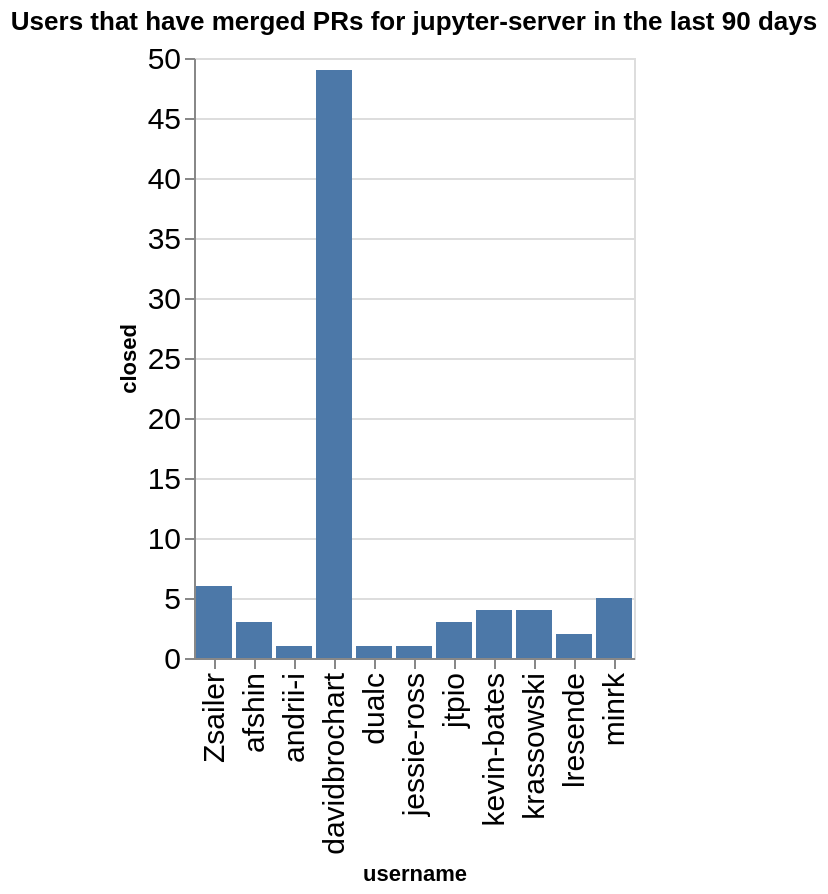

Notebook code for this chart:
### Code cell
charts = []
title = f"Users that have merged PRs for {github_org} in the last {n_days} days"
ch = alt.Chart(data=closed_by_repo.replace(np.nan, 0), title=title).mark_bar().encode(
    x='username',
    y='closed',
)
ch

### Figure 1 — Vega-Lite specification as saved in the notebook (floating-point values rounded to 4 significant figures)
{"config": {"axisLeft": {"labelFontSize": 15}, "axisBottom": {"labelFontSize": 15}}, "data": {"name": "data-010508625e3fd206e4f8cfd8e47c1adc"}, "mark": {"type": "bar"}, "encoding": {"x": {"field": "username", "type": "nominal"}, "y": {"field": "closed", "type": "quantitative"}}, "title": "Users that have merged PRs for jupyter-server in the last 90 days", "$schema": "https://vega.github.io/schema/vega-lite/v5.20.1.json", "datasets": {"data-010508625e3fd206e4f8cfd8e47c1adc": [{"name": "enterprise_gateway", "username": "lresende", "closed": 2}, {"name": "fps", "username": "davidbrochart", "closed": 12}, {"name": "gateway_provisioners", "username": "kevin-bates", "closed": 4}, {"name": "jupyter-scheduler", "username": "andrii-i", "closed": 1}, {"name": "jupyter_releaser", "username": "jtpio", "closed": 3}, {"name": "jupyter_releaser", "username": "krassowski", "closed": 2}, {"name": "jupyter_server", "username": "Zsailer", "closed": 5}, {"name": "jupyter_server", "username": "afshin", "closed": 3}, {"name": "jupyter_server", "username": "dualc", "closed": 1}, {"name": "jupyter_server", "username": "jessie-ross", "closed": 1}, {"name": "jupyter_server", "username": "minrk", "closed": 3}, {"name": "jupyter_server_terminals", "username": "Zsailer", "closed": 1}, {"name": "jupyter_ydoc", "username": "davidbrochart", "closed": 12}, {"name": "jupyter_ydoc", "username": "krassowski", "closed": 2}, {"name": "jupyverse", "username": "davidbrochart", "closed": 25}, {"name": "pytest-jupyter", "username": "minrk", "closed": 2}]}}
